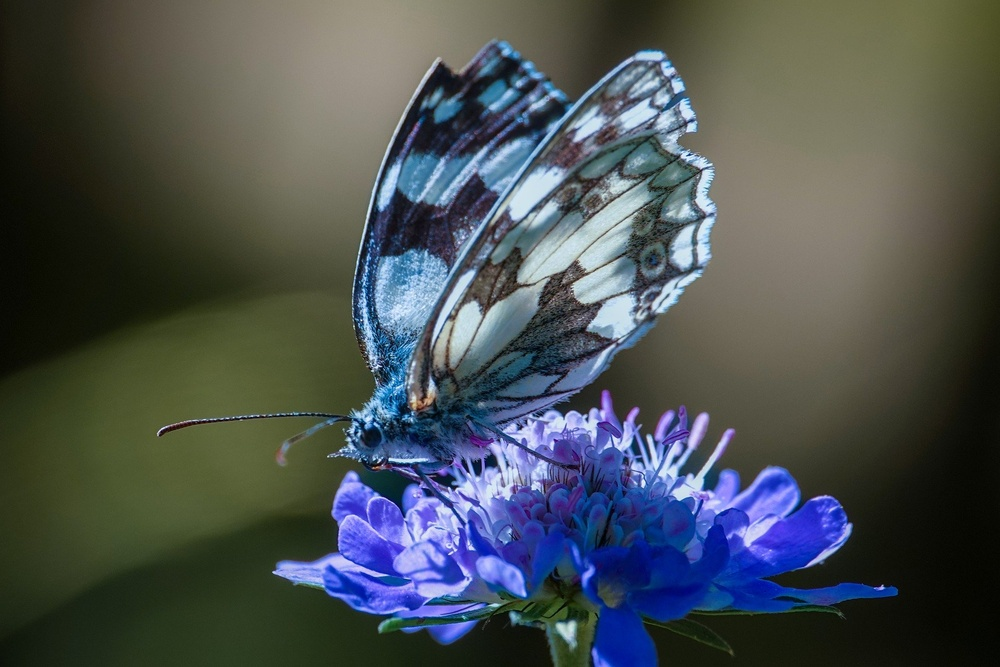
#> input picture Examples/Python/Advanced_training/Image_Processing/bfly.jpg, 1000 x 667 px, shrunk from 1920 x 1280 before the run
$ python b_image_colors.py
#> lines starting #> are read from the running program, lines starting #| are printed output that depends on the picture
from PIL import Image, ImageFilter
from numpy import array

def main():
    # image = Image.open("simple.png")
    image = Image.open("bfly.jpg")
#> image is the input picture: PIL image 1000x667 RGB; mean R, G, B 74.1, 80.7, 81.8

    # [39 lines of commented-out code are left out]

    for y in range(image.size[1]):
        for x in range(image.size[0]):
            cp = image.getpixel((x,y))
            new_pixel = (cp[0], cp[1], cp[2]//2)
            image.putpixel((x, y), new_pixel)
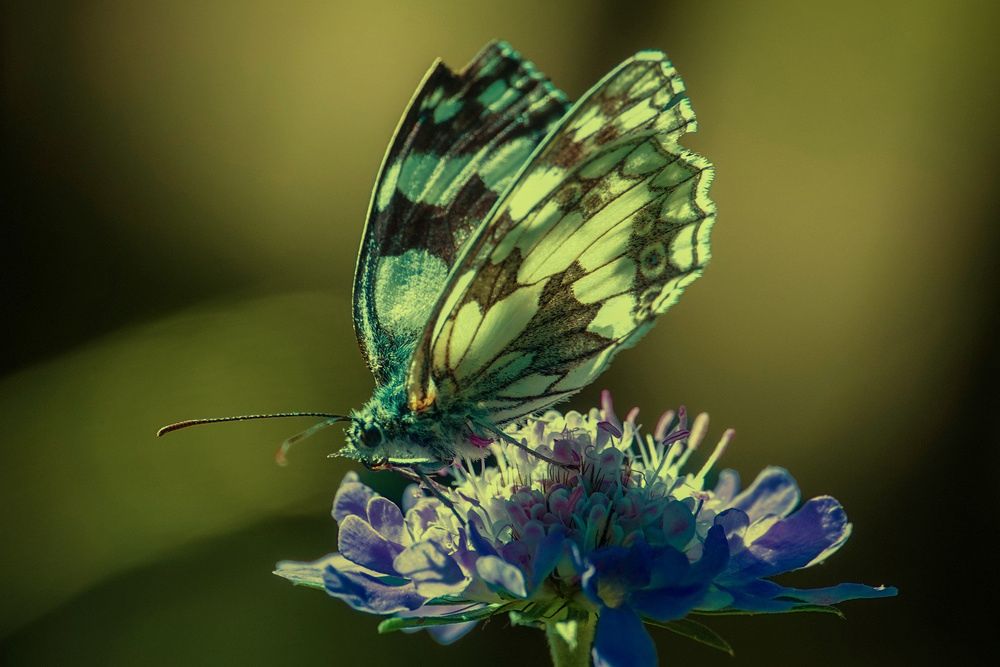
#> image: PIL image 1000x667 RGB; mean R, G, B 74.1, 80.7, 40.6
    image.save("new_image.jpg")

if __name__ == "__main__":
    main()

$ run again, with Examples/Python/Advanced_training/Image_Processing/waterfall.jpg copied over Examples/Python/Advanced_training/Image_Processing/bfly.jpg
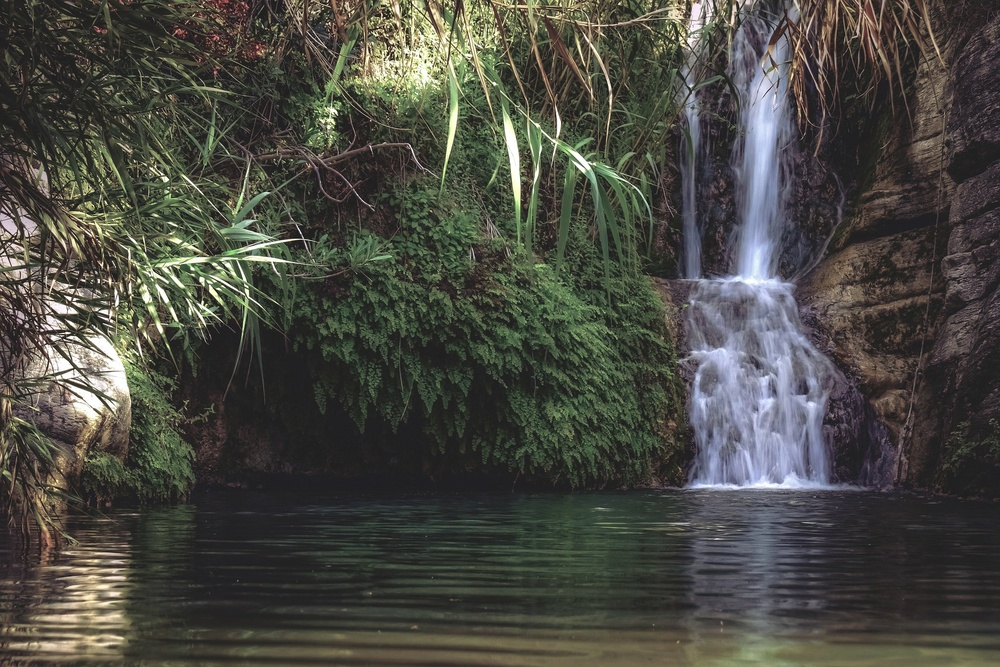
#> input picture Examples/Python/Advanced_training/Image_Processing/waterfall.jpg, 1000 x 667 px, shrunk from 1920 x 1280 before the run
#> in main, image is the input picture: PIL image 1000x667 RGB; mean R, G, B 73.5, 73.4, 66.4
#> after the loop in main, `for y in range(image.size[1]):`:
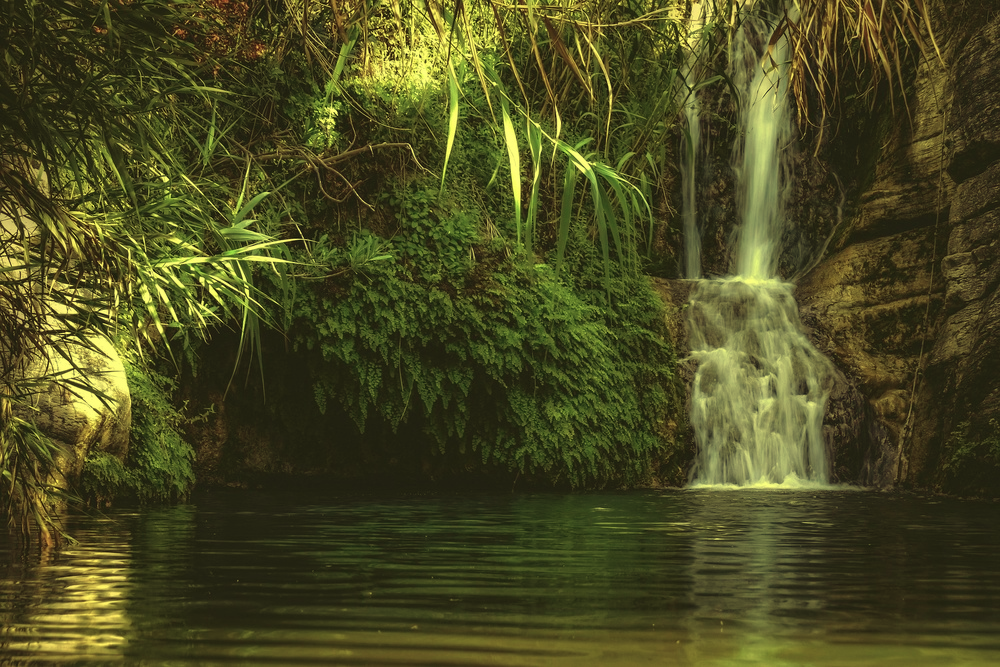
#> image: PIL image 1000x667 RGB; mean R, G, B 73.5, 73.4, 32.9
